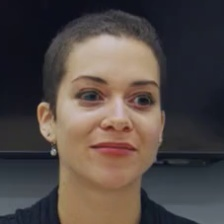
#> input picture backend/data/train_dataset_test/fake/fake_DeepFakeDetection_01_02__meeting_serious__YVGY8LOK_f00000.jpg, 224 x 224 px
$ python -i embedding_similarity.py   (imports and definitions only)   (older library calls are emulated)
#> lines starting #> are read from the running program, lines starting #| are printed output that depends on the picture
import cv2
import numpy as np


def _face_embedding(file_path: str, bins_per_channel: int = 16) -> np.ndarray | None:
#> called with bins_per_channel = 16
    image = cv2.imread(str(file_path))
#> image is the input picture: shape (224, 224, 3); mean B, G, R 68.7, 71.9, 81.2
    if image is None:
        return None

    image = cv2.resize(image, (112, 112), interpolation=cv2.INTER_AREA)
#> image: shape (112, 112, 3)
    hsv = cv2.cvtColor(image, cv2.COLOR_BGR2HSV)
#> hsv: shape (112, 112, 3); mean H, S, V 73.6, 76, 88.3
    ycrcb = cv2.cvtColor(image, cv2.COLOR_BGR2YCrCb)
#> ycrcb: shape (112, 112, 3); mean of channels 0, 1, 2 74.4, 132.9, 124.8
    gray = cv2.cvtColor(image, cv2.COLOR_BGR2GRAY)
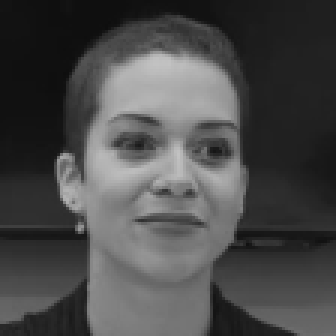
#> gray: shape (112, 112) (shown 3 times larger); min 14, max 194, mean 74.4

    features = []
    for channel in cv2.split(hsv) + cv2.split(ycrcb):
        hist = cv2.calcHist([channel], [0], None, [bins_per_channel], [0, 256]).flatten()
        features.append(hist)
#> this loop made 6 passes
#> hist on passes 5 to 6: [0, 0, 0, 0, 0, 0, 0, 6366, 3598, 2488, 92, 0, 0, 0, 0, 0], [0, 0, 0, 0, 0, 0, 2394, 2720, 7430, 0, 0, 0, 0, 0, 0, 0]
#> after the loop, features = 6 items

    texture = cv2.Laplacian(gray, cv2.CV_32F)
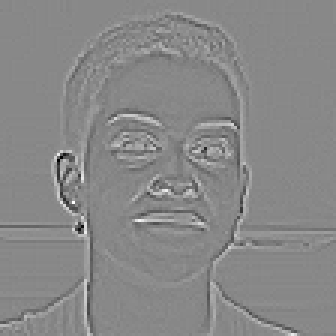
#> texture: shape (112, 112) float32 (shown 3 times larger); min -162, max 141, mean 0; drawn with min black and max white
    features.extend(
        [
            np.array([float(gray.mean()), float(gray.std())], dtype=np.float32),
            np.array([float(texture.mean()), float(texture.std())], dtype=np.float32),
        ]
    )

    embedding = np.concatenate(features).astype(np.float32)
#> embedding = 100 values, max 7430 at index 88, min 0 at index 12, mean 754
    norm = np.linalg.norm(embedding)
#> norm = 15251.2
    if norm == 0:
        return None
    return embedding / norm


# [54 lines left out: functions _cosine_similarity, build_embedding_similarity, not called in this run]

>>> result = _face_embedding('../../data/train_dataset_test/fake/fake_DeepFakeDetection_01_02__meeting_serious__YVGY8LOK_f00000.jpg')
#> result = 100 values, max 0.487 at index 88, min 0 at index 12, mean 0.0494

$ run again, on backend/data/train_dataset_test/fake/fake_DeepFakeDetection_01_02__meeting_serious__YVGY8LOK_f00596.jpg
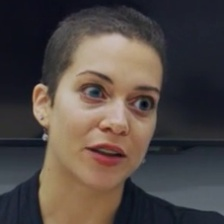
#> input picture backend/data/train_dataset_test/fake/fake_DeepFakeDetection_01_02__meeting_serious__YVGY8LOK_f00596.jpg, 224 x 224 px
#> in _face_embedding, image is the input picture: shape (224, 224, 3); mean B, G, R 68.1, 71.6, 80.5
#> image: shape (112, 112, 3)
#> hsv: shape (112, 112, 3); mean H, S, V 72.7, 78.6, 87.9
#> ycrcb: shape (112, 112, 3); mean of channels 0, 1, 2 74, 132.7, 124.7
#> in _face_embedding, `gray = cv2.cvtColor(image, cv2.COLOR_BGR2GRAY)`:
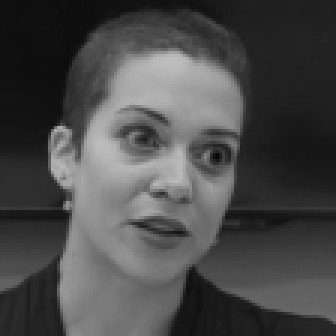
#> gray: shape (112, 112) (shown 3 times larger); min 9, max 191, mean 74
#> the loop in _face_embedding, `for channel in cv2.split(hsv) + cv2.split(ycrcb):` made 6 passes
#> hist on passes 5 to 6: [0, 0, 0, 0, 0, 0, 0, 6457, 3619, 2407, 61, 0, 0, 0, 0, 0], [0, 0, 0, 0, 0, 0, 2566, 2639, 7339, 0, 0, 0, 0, 0, 0, 0]
#> after the loop in _face_embedding, `for channel in cv2.split(hsv) + cv2.split(ycrcb):`: features = 6 items
#> in _face_embedding, `texture = cv2.Laplacian(gray, cv2.CV_32F)`:
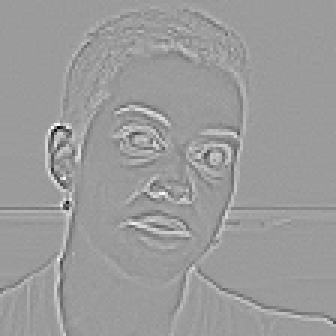
#> texture: shape (112, 112) float32 (shown 3 times larger); min -194, max 124, mean 0; drawn with min black and max white
#> embedding = 100 values, max 7339 at index 88, min -0.00335 at index 98, mean 754
#> norm = 15087.4
#> result = 100 values, max 0.486 at index 88, min -2.22e-07 at index 98, mean 0.05

$ run again, on backend/data/train_dataset_test/fake/fake_DeepFakeDetection_01_02__meeting_serious__YVGY8LOK_f00894.jpg
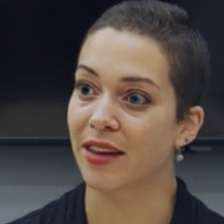
#> input picture backend/data/train_dataset_test/fake/fake_DeepFakeDetection_01_02__meeting_serious__YVGY8LOK_f00894.jpg, 224 x 224 px
#> in _face_embedding, image is the input picture: shape (224, 224, 3); mean B, G, R 68.4, 72.6, 83.3
#> image: shape (112, 112, 3)
#> hsv: shape (112, 112, 3); mean H, S, V 71.3, 75.5, 89.6
#> ycrcb: shape (112, 112, 3); mean of channels 0, 1, 2 75.4, 133.7, 124.1
#> in _face_embedding, `gray = cv2.cvtColor(image, cv2.COLOR_BGR2GRAY)`:
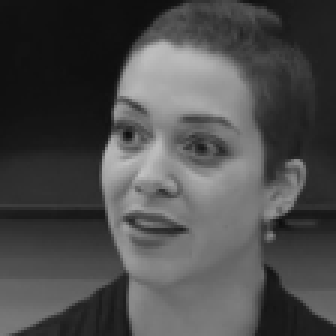
#> gray: shape (112, 112) (shown 3 times larger); min 14, max 192, mean 75.4
#> the loop in _face_embedding, `for channel in cv2.split(hsv) + cv2.split(ycrcb):` made 6 passes
#> hist on passes 5 to 6: [0, 0, 0, 0, 0, 0, 0, 5626, 3750, 3102, 66, 0, 0, 0, 0, 0], [0, 0, 0, 0, 0, 0, 2757, 2690, 7097, 0, 0, 0, 0, 0, 0, 0]
#> after the loop in _face_embedding, `for channel in cv2.split(hsv) + cv2.split(ycrcb):`: features = 6 items
#> in _face_embedding, `texture = cv2.Laplacian(gray, cv2.CV_32F)`:
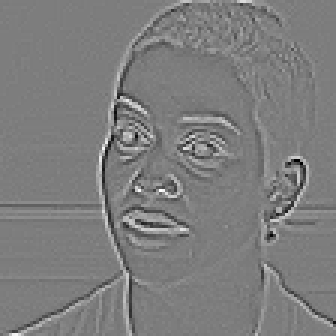
#> texture: shape (112, 112) float32 (shown 3 times larger); min -117, max 120, mean 0.1; drawn with min black and max white
#> embedding = 100 values, max 7097 at index 88, min 0 at index 12, mean 754
#> norm = 14884.2
#> result = 100 values, max 0.477 at index 88, min 0 at index 12, mean 0.0507
